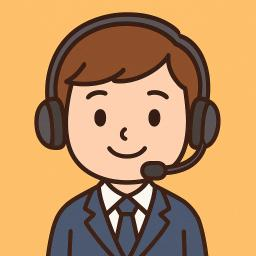
#> input picture static_datas/image/profile.jpg, 256 x 256 px
$ python -i imgFenceMap.py   (imports and definitions only)
#> lines starting #> are read from the running program, lines starting #| are printed output that depends on the picture; after the words box and inside, x2 and y2 are one past the last pixel; in counts of white or black regions, pixels touching at a corner belong together
#> further down, picture is the input picture: shape (256, 256, 3); mean B, G, R 99, 147, 191.9
import cv2.mat_wrapper
import cv2
import numpy as np
from scipy import stats
from typing import Iterable

def calcMajorInThickBorder(image: np.ndarray, margin: int = 5, calc_mean: str = "mode", calc_std: str = "no"):

    if image is None or 0 == image.size:
        return None, None

    if image.shape[0] < margin or image.shape[1] < margin:
        return None, None

    bars = [
        image[:margin, :],
        image[-margin:, :],
        image[:, :margin],
        image[:, -margin:],
    ]
    shape = image.shape if 3 == image.ndim else image.shape + (1,)
    lines = [bar.reshape((-1, shape[-1])) for bar in bars]
    one_bar = np.concatenate(lines, axis=0)

    mean_value = None
    if "mean" == calc_mean:
        mean_value = np.mean(one_bar, axis=0)
    elif "median" == calc_mean:
        mean_value = np.median(one_bar, axis=0)
    else:
        if image.dtype in (np.int8, np.uint8, np.int16, np.uint16, np.int32, np.uint32, np.int64, np.uint64) \
                and (image.ndim == 2 or 1 == shape[-1]):
            mean_value = stats.mode(one_bar, axis=None, keepdims=False).mode
        else:
            print("mode 仅支持单通道整型像素图像，将改用 median。")
            mean_value = np.median(one_bar, axis=0)

    std_value = None
    if "std" == calc_std:
        std_value = np.std(one_bar, axis=0)
    elif "max" == calc_std:
        std_value = np.max(one_bar, axis=0)
    elif "min" == calc_std:
        std_value = np.min(one_bar, axis=0)

    return mean_value, std_value


def fenceMap(image: np.ndarray, *, return_extend: str = None, powers: Iterable = [2]):
    """构建围栏图。

    参数:
        - image (np.ndarray): 图片。
        - return_extend (str, optional): 返回额外的结果图，可选【binary、label、label-with-fence】，默认无。
        - powers (Iterable, optional): 额外的颜色变换，幂指数。默认 2.

    返回:
        dict: 'fence'围栏图，'binary'多重二值图，'label'标签图
    """
    if image is None or 0 == image.size:
        return None

    if image.ndim < 2 or 3 < image.ndim:
        return None

    if image.dtype != np.uint8:
        return None

    if image.ndim == 2:
        image = image.reshape(image.shape+(1,))

    if powers:
        tweaks = [image]
        for power in powers:
            pow_vals = [power, 1/power]
            for pow_val in pow_vals:
                lut = np.linspace(0, 1, 256)
                np.power(lut, pow_val, out=lut)
                np.multiply(lut, 255, out=lut)
                lut = lut.astype(np.uint8)
                if 4 == image.shape[-1]:
                    tweaks.append(cv2.LUT(image[:, :, :3], lut))
                else:
                    tweaks.append(cv2.LUT(image, lut))
#> after the loop, tweaks = 3 items
        image = np.concatenate(tweaks, axis=2)

    contours = []
    binaries = []
    for ch in range(image.shape[-1]):
        bin = np.greater(image[:, :, ch], 127).astype(np.uint8)
        np.multiply(bin, 255, out=bin)
        val = calcMajorInThickBorder(bin)[0]
        if 0 < val:
            np.bitwise_not(bin, out=bin)
        cont = cv2.findContours(bin, cv2.RETR_LIST, cv2.CHAIN_APPROX_NONE)[0]
        if len(cont) == 0:
            cv2.threshold(image[:, :, ch], 127, 255,
                          cv2.THRESH_BINARY+cv2.THRESH_OTSU, dst=bin)
            val = calcMajorInThickBorder(bin)[0]
            if 0 < val:
                np.bitwise_not(bin, out=bin)
            cont = cv2.findContours(
                bin, cv2.RETR_LIST, cv2.CHAIN_APPROX_NONE)[0]
        contours.extend(cont)
        if return_extend:
            binaries.append(bin)
#> this loop made 9 passes
#> pass 1, in fenceMap, `bin = np.greater(image[:, :, ch], 127).astype(np.uint8)`:
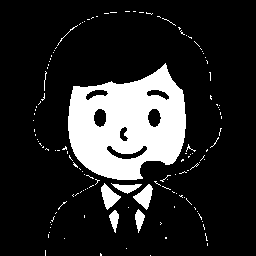
#> bin: shape (256, 256); values 0 (black) and 1 (white), 16.2% white; 129 white regions (121 under 20 px), largest, box (x1, y1, x2, y2) and area: (68, 63, 186, 180) 9143, (101, 183, 121, 210) 273, (133, 184, 153, 210) 264
#> pass 2, in fenceMap, `bin = np.greater(image[:, :, ch], 127).astype(np.uint8)`:
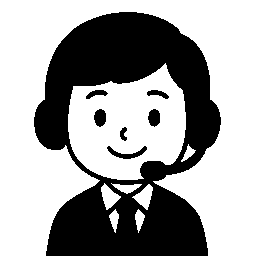
#> bin: shape (256, 256); values 0 (black) and 1 (white), 63.6% white; 7 black regions, largest, box (x1, y1, x2, y2) and area: (34, 12, 221, 256) 23059, (107, 146, 147, 159) 197, (94, 109, 106, 127) 168
#> pass 3, in fenceMap, `bin = np.greater(image[:, :, ch], 127).astype(np.uint8)`:
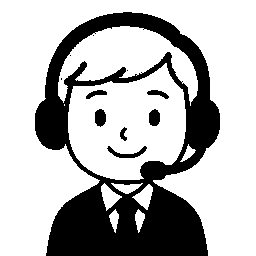
#> bin: shape (256, 256); values 0 (black) and 1 (white), 71.9% white; 11 black regions (4 under 20 px), largest, box (x1, y1, x2, y2) and area: (35, 12, 220, 256) 17687, (107, 146, 147, 158) 178, (95, 109, 106, 127) 159
#> after the loop:
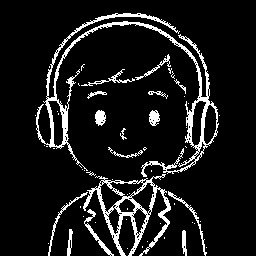
#> bin: shape (256, 256); 9.8% white in thin lines or dots, all inside (x1, y1, x2, y2) = (35, 13, 220, 256)
#> after the loop, binaries = []; contours = 845 contours, 692 with area under 20; largest, box (x1, y1, x2, y2) and area: (34, 12, 221, 256) 34034, (34, 12, 221, 256) 33814, (34, 12, 221, 256) 33772, (35, 12, 220, 256) 33581, (34, 12, 221, 256) 27756
    if len(contours) == 0:
        extend = {'fence': np.zeros(image.shape[:2], dtype=np.uint8)}
        if return_extend:
            return_extend = return_extend.lower()
            if 'binary' in return_extend:
                extend['binary'] = np.stack(binaries, axis=2)
            if 'label' in return_extend:
                extend['label'] = np.zeros_like(
                    extend['fence'], dtype=np.uint8)

    fence = np.zeros(image.shape[:2], dtype=np.uint8)
#> fence: shape (256, 256); every value is 0
    some = np.concatenate(contours, axis=0).squeeze(axis=1)
#> some = 24773 pairs, first value 33 to 222, second value 11 to 255
    fence[(some[:, 1], some[:, 0])] = 255
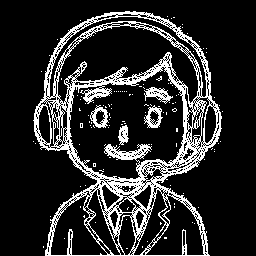
#> fence: shape (256, 256); 16.7% white in thin lines or dots, all inside (x1, y1, x2, y2) = (33, 11, 223, 256)

    extend = {'fence': fence}
    if return_extend:
        return_extend = return_extend.lower()
        if 'binary' in return_extend:
            extend['binary'] = np.stack(binaries, axis=2)
        if 'label' in return_extend:
            dtype = np.uint32
            label = np.zeros_like(fence, dtype=dtype)
            temp1 = np.zeros_like(label, dtype=dtype)
            temp2 = np.zeros_like(label, dtype=dtype)
            for index in range(len(binaries)):
                np.greater(binaries[index], 127, out=temp1)
                np.multiply(temp1, 2**index, out=temp2)
                label += temp2
            if 'label-with-fence' in return_extend or 'label with fence' in return_extend:
                label[0 < fence] = np.iinfo(dtype).max
            extend['label'] = label

    return extend

>>> import cv2
>>> picture = cv2.imread('../static_datas/image/profile.jpg')
>>> result = fenceMap(picture)
#> result = 1 item
